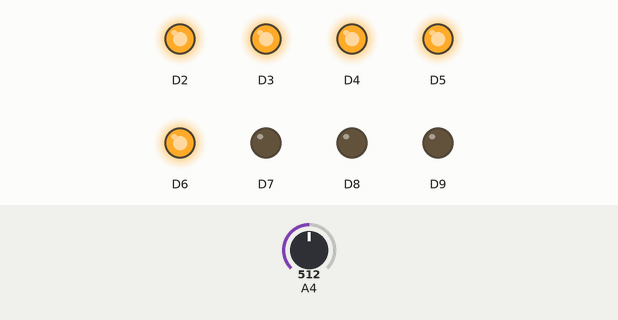
Simulated run of this program. Board: Arduino Zero (SAMD21). Shown: output pins drawn as LEDs (lit = HIGH). Inputs (shaded band) come from the test bench; at power-on: A4 = 512.

Above: at 1.2 s.
1.3 s: A4 set to 575
2.8 s: A4 set to 597
At 3.1 s:
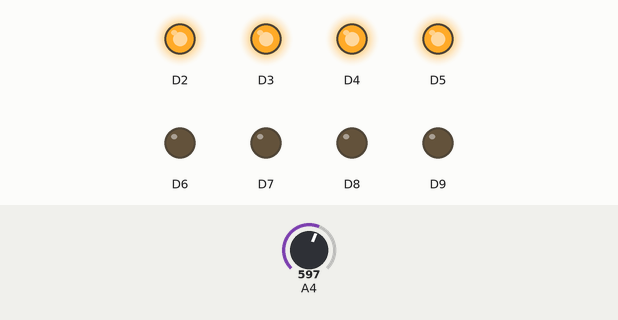
4.3 s: A4 set to 306
At 5.5 s:
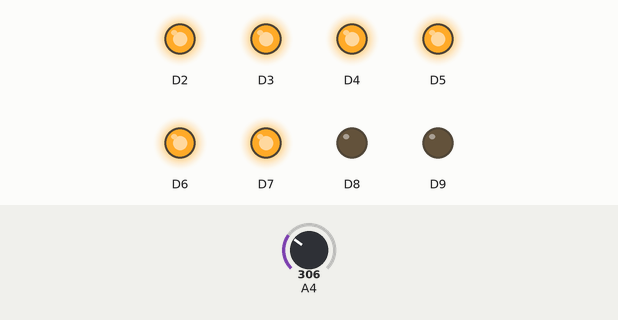
5.8 s: A4 set to 279
At 6.6 s:
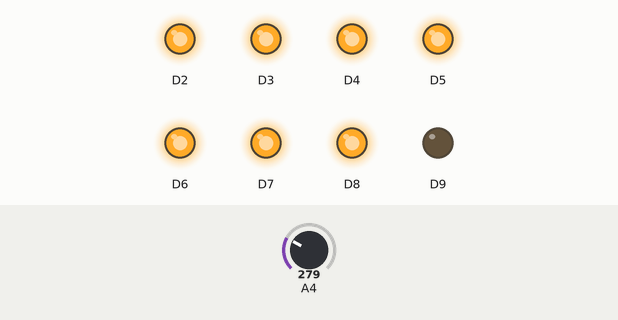
7.3 s: A4 set to 154
8.8 s: A4 set to 135
At 10.1 s:
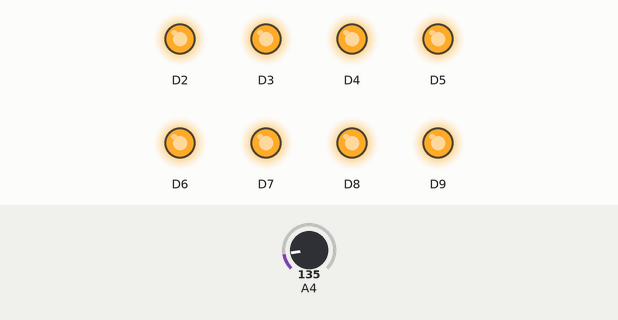
Timing chart, 0 to 11.3 s (numbered marks = the images above; inputs shaded):
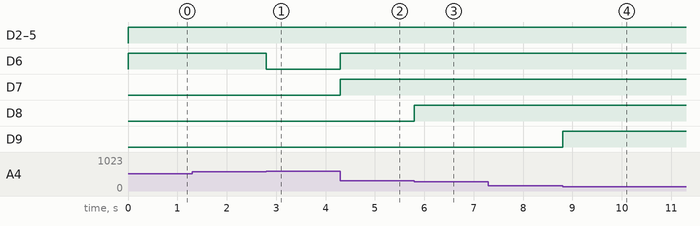

Measured:
- the behaviour switches between 584 and 585 on A4 (found by bisection; images 0 and 1)
- the behaviour switches between 293 and 292 on A4 (found by bisection; images 2 and 3)
- the behaviour switches between 147 and 146 on A4 (found by bisection; images 3 and 4)
- after the input at 1.3 s, every drawn part: stays the same
- after the input at 2.8 s, D6: HIGH → LOW at once
- after the input at 4.3 s, D6, D7: LOW → HIGH at once
- after the input at 5.8 s, D8: LOW → HIGH at once
- after the input at 7.3 s, every drawn part: stays the same
- after the input at 8.8 s, D9: LOW → HIGH at once

The program:

main.cpp
```cpp
#include <Arduino.h>
/*
  QuickIO_Analog_VU.ino

  Created by Baltimore Hackerspace 11/26/2016

  This is a simple sketch tutorial to demonstrate how the analogRead function is used. In this example we read
  a value from the potentiometer between the values of 0 and 1023. This value is then scaled and inverted, using
  the map function, to values between 2 and 9. The result is a VU Meter which is set by the A4 potentiometer.

  QuickIO Pins:
  Green LEDs: 2 - 5
  Yellow LEDs: 6-7
  Red LEDs 8-9
*/


// the setup function runs one time when you press reset or power the board
void setup() {
  for (int i=2; i<=9; i++){  // loop from pin 2 to 9
    pinMode(i, OUTPUT);      // initialize all LEDs as digital outputs.
    digitalWrite(i, LOW);    // initialize all levels to LOW
  }
}

// the loop function runs forever
void loop() {
  int analogValue;                // create a place holder for the value read on pin A4
  int led_count;                  // holds a scaled value representing the highest LED

  analogValue = analogRead(A4);   // reads an analog value between 0 and 1023.

  /*
   * The map function scales the analog value to a number between 2 and 9. However, the
   * POT on QuickIO would seem backwards if you are use to the idea that turning to the
   * right would increase the value and turning to the left woul decrease the value. Therefore,
   * the map function is alsu used to invert this behaviour by making 0 = 9 and 1023 = 2.
   */
  led_count = map(analogValue,0,1023,9,2);

  for(int i = 2; i<=led_count; i++)
  {
    digitalWrite(i,HIGH); // Turn on all LEDs up to the max setpoint
  }
  for(int i = led_count + 1; i<=9; i++)
  {
    digitalWrite(i,LOW); // Turn off all LEDs after the setpoint upto the highest LED.
  }
}
```
